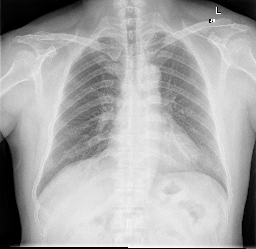
#> input picture src/web/sample_images/CHNCXR_0001_0.png, 256 x 249 px, found by its file name
$ python generate_architecture_diagram.py
#> lines starting #> are read from the running program, lines starting #| are printed output that depends on the picture
"""
scripts/generate_architecture_diagram.py
-----------------------------------------
Generates the publication-grade IEEE System Architecture Diagram for Fed-SSL-TB.
Accurately depicts:
  1. Hospital Clients (N=10) with CXR patches, 80% masking, ViT-Tiny MAE, and DP-SGD.
  2. Central Federated Server with FedAvg aggregation, differential privacy, and global broadcast.
  3. Few-Shot Prototypical Metric Adaptation at edge clinics with K=20 support and peak 84.97% AUC.
"""

import shutil
import matplotlib.pyplot as plt
from matplotlib.patches import FancyBboxPatch
from matplotlib.offsetbox import OffsetImage, AnnotationBbox
from PIL import Image
from pathlib import Path
import numpy as np

OUTPUT_DIR = Path("paper_assets/figures")
OUTPUT_DIR.mkdir(parents=True, exist_ok=True)
ARTIFACT_DIR = Path(r"C:\Users\kiran\.gemini\antigravity-ide\brain\70966951-cea3-465c-869b-a6f9d00b1ac5")

def generate_system_architecture():
    print("[Generating] Fed-SSL-TB High-Resolution System Architecture Diagram...")
    fig = plt.figure(figsize=(16, 11.2), dpi=300)
    ax = fig.add_subplot(111)
    ax.set_xlim(0, 100)
    ax.set_ylim(0, 100)
    ax.axis('off')

    # Load real CXR thumbnail
    cxr_path = Path("data/raw/Shenzhen/images/images/CHNCXR_0001_0.png")
    cxr_img = None
    if cxr_path.exists():
        try:
            cxr_raw = Image.open(cxr_path).convert("L")
            cxr_raw.thumbnail((120, 120))
#> cxr_raw: PIL image 120x117 L
            cxr_img = np.array(cxr_raw)
        except Exception as e:
            print("CXR thumbnail notice:", e)

    # =========================================================================
    # 1. TOP TIER: STAGE 2 - FEW-SHOT PROTOTYPICAL ADAPTATION (EDGE CLINICS)
    # =========================================================================
    stage2_bg = FancyBboxPatch((2, 70), 96, 28, boxstyle="round,pad=0.6,rounding_size=1.0",
                               facecolor='#f8fafc', edgecolor='#b91c1c', linewidth=2.0)
    ax.add_patch(stage2_bg)

    # Title & Subtitle
    ax.text(4, 95.5, "STAGE 2: Low-Resource Prototypical TB Metric Adaptation (Edge Clinical Deployment)",
            fontsize=12.5, fontweight='bold', color='#991b1b')
    ax.text(4, 93.2, "Zero-Backpropagation Diagnostic Triage with Extreme Label Scarcity (K = 20 Reference Scans per Class)",
            fontsize=9.0, fontstyle='italic', color='#475569')

    # Box 2A: Reference Support Set
    supp_box = FancyBboxPatch((4, 72.5), 27, 18.5, boxstyle="round,pad=0.4",
                              facecolor='#ffffff', edgecolor='#ea580c', linewidth=1.4)
    ax.add_patch(supp_box)
    ax.text(17.5, 88.5, "Reference Support Cohort (K-Shot)", ha='center', fontsize=9.5, fontweight='bold', color='#9a3412')
    ax.text(17.5, 86.3, "Shenzhen Hospital (Confirmed Ground Truth)", ha='center', fontsize=7.8, color='#64748b')

    norm_chip = FancyBboxPatch((5.5, 80), 24, 5.0, boxstyle="round,pad=0.3",
                               facecolor='#f0fdf4', edgecolor='#86efac', linewidth=1.0)
    ax.add_patch(norm_chip)
    ax.text(17.5, 83.2, "Normal Reference: K = 20 Scans", ha='center', fontsize=8.2, fontweight='bold', color='#166534')
    ax.text(17.5, 81.3, "Confirmed healthy chest radiographs", ha='center', fontsize=7.2, color='#15803d')

    tb_chip = FancyBboxPatch((5.5, 73.8), 24, 5.0, boxstyle="round,pad=0.3",
                             facecolor='#fef2f2', edgecolor='#fca5a5', linewidth=1.0)
    ax.add_patch(tb_chip)
    ax.text(17.5, 77.0, "TB Positive Reference: K = 20 Scans", ha='center', fontsize=8.2, fontweight='bold', color='#991b1b')
    ax.text(17.5, 75.1, "Microbiologically confirmed pulmonary TB", ha='center', fontsize=7.2, color='#b91c1c')

    # Arrow 2A -> 2B
    ax.annotate('', xy=(34.5, 81.7), xytext=(31.5, 81.7),
                arrowprops=dict(arrowstyle="-|>", lw=2, color='#ea580c'))

    # Box 2B: Frozen Feature Space & Prototypes
    proto_box = FancyBboxPatch((35, 72.5), 31, 18.5, boxstyle="round,pad=0.4",
                               facecolor='#ffffff', edgecolor='#0284c7', linewidth=1.4)
    ax.add_patch(proto_box)
    ax.text(50.5, 88.5, "Frozen Metric Space & Prototypes", ha='center', fontsize=9.5, fontweight='bold', color='#0369a1')
    ax.text(50.5, 86.3, "Zero Backpropagation / 2-Layer Head (192 -> 128)", ha='center', fontsize=7.8, color='#64748b')

    enc_chip = FancyBboxPatch((36.5, 80), 28, 5.0, boxstyle="round,pad=0.3",
                              facecolor='#f0f9ff', edgecolor='#7dd3fc', linewidth=1.0)
    ax.add_patch(enc_chip)
    ax.text(50.5, 83.2, "Frozen Global Encoder (f_theta*)", ha='center', fontsize=8.2, fontweight='bold', color='#0369a1')
    ax.text(50.5, 81.3, "Extracts 192-dim latent vector: z = f_theta*(x)", ha='center', fontsize=7.2, color='#0284c7')

    proto_chip = FancyBboxPatch((36.5, 73.8), 28, 5.0, boxstyle="round,pad=0.3",
                                facecolor='#e0f2fe', edgecolor='#38bdf8', linewidth=1.0)
    ax.add_patch(proto_chip)
    ax.text(50.5, 77.0, "Class Prototype Centroids (c_0, c_1)", ha='center', fontsize=8.2, fontweight='bold', color='#075985')
    ax.text(50.5, 75.1, "c_c = (1/K) sum z_i (Angular separation: 52 deg)", ha='center', fontsize=7.2, color='#0369a1')

    # Arrow 2B -> 2C
    ax.annotate('', xy=(69.5, 81.7), xytext=(66.5, 81.7),
                arrowprops=dict(arrowstyle="-|>", lw=2, color='#0284c7'))

    # Box 2C: Clinical Query Triage & Benchmarks
    eval_box = FancyBboxPatch((70, 72.5), 26, 18.5, boxstyle="round,pad=0.4",
                              facecolor='#ffffff', edgecolor='#059669', linewidth=1.4)
    ax.add_patch(eval_box)
    ax.text(83, 88.5, "Query Classification & Triage", ha='center', fontsize=9.5, fontweight='bold', color='#065f46')
    ax.text(83, 86.3, "Scaled Cosine Metric Softmax (tau = 10.0)", ha='center', fontsize=7.8, color='#64748b')

    bench_chip = FancyBboxPatch((71.5, 80), 23, 5.0, boxstyle="round,pad=0.3",
                                facecolor='#ecfdf5', edgecolor='#6ee7b7', linewidth=1.0)
    ax.add_patch(bench_chip)
    ax.text(83, 83.2, "Peak Shenzhen In-Domain Benchmark", ha='center', fontsize=8.0, fontweight='bold', color='#065f46')
    ax.text(83, 81.3, "ROC-AUC: 84.97% | Acc: 80.29% | Spec: 84.39%", ha='center', fontsize=7.0, color='#047857')

    stress_chip = FancyBboxPatch((71.5, 73.8), 23, 5.0, boxstyle="round,pad=0.3",
                                 facecolor='#fef3c7', edgecolor='#fcd34d', linewidth=1.0)
    ax.add_patch(stress_chip)
    ax.text(83, 77.0, "Montgomery Cross-Site Stress Test", ha='center', fontsize=8.0, fontweight='bold', color='#92400e')
    ax.text(83, 75.1, "Preserves 60.34% recall (ImageNet drops to 27%)", ha='center', fontsize=7.0, color='#b45309')

    # =========================================================================
    # 2. MIDDLE TIER: CENTRAL FEDERATED SERVER
    # =========================================================================
    # Transfer Banner between Stage 2 and Server
    ax.annotate('', xy=(50, 70), xytext=(50, 65.5),
                arrowprops=dict(arrowstyle="-|>", lw=2.4, color='#b91c1c'))
    ax.text(50, 67.8, "Transfer Pretrained Global Encoder Weights theta* to Edge Clinics (Zero Backpropagation)",
            ha='center', va='center', fontsize=8.4, fontweight='bold', color='#991b1b',
            bbox=dict(boxstyle="round,pad=0.3", facecolor='#fef2f2', edgecolor='#fca5a5', lw=1.0))

    server_bg = FancyBboxPatch((22, 45), 56, 19.5, boxstyle="round,pad=0.6,rounding_size=1.0",
                               facecolor='#f5f3ff', edgecolor='#6d28d9', linewidth=2.0)
    ax.add_patch(server_bg)

    ax.text(50, 62.0, "CENTRAL FEDERATED SERVER (Decentralized Aggregation)",
            ha='center', fontsize=11.5, fontweight='bold', color='#5b21b6')
    ax.text(50, 59.8, "Decentralized Coordination across 10 Hospital Silos (100 Federated Rounds Completed)",
            ha='center', fontsize=8.4, color='#6b21a8')

    # Server inner modules
    s1_box = FancyBboxPatch((24, 46.5), 25, 11.5, boxstyle="round,pad=0.3",
                            facecolor='#ffffff', edgecolor='#c4b5fd', linewidth=1.2)
    ax.add_patch(s1_box)
    ax.text(36.5, 55.5, "Parameter Aggregation (FedAvg)", ha='center', fontsize=8.8, fontweight='bold', color='#4c1d95')
    ax.text(36.5, 53.0, "w^(t+1) = sum_(k=1)^10 (n_k / N) w_k^(t+1)", ha='center', fontsize=7.6, color='#5b21b6')
    ax.text(36.5, 50.8, "Client-weighted parameter averaging", ha='center', fontsize=7.2, color='#64748b')
    ax.text(36.5, 48.6, "Convergence: loss 0.658 -> 0.1349", ha='center', fontsize=7.2, color='#059669', fontweight='bold')

    s2_box = FancyBboxPatch((51, 46.5), 25, 11.5, boxstyle="round,pad=0.3",
                            facecolor='#ffffff', edgecolor='#c4b5fd', linewidth=1.2)
    ax.add_patch(s2_box)
    ax.text(63.5, 55.5, "Differential Privacy & Security", ha='center', fontsize=8.8, fontweight='bold', color='#4c1d95')
    ax.text(63.5, 53.0, "Zero Raw Radiograph Sharing", ha='center', fontsize=7.6, color='#b91c1c', fontweight='bold')
    ax.text(63.5, 50.8, "DP-SGD: Clipping C=1.0, Noise sigma=1.1", ha='center', fontsize=7.2, color='#5b21b6')
    ax.text(63.5, 48.6, "HIPAA & GDPR Compliant Security", ha='center', fontsize=7.2, color='#64748b')

    # =========================================================================
    # 3. INTER-TIER ARROWS (HOSPITALS <-> SERVER)
    # =========================================================================
    # Hospital 1 to Server
    ax.annotate('', xy=(27, 45), xytext=(15, 36.5),
                arrowprops=dict(arrowstyle="-|>", lw=1.8, color='#7c3aed'))
    ax.text(18.5, 42.0, "Local Updates", fontsize=7.5, fontweight='bold', color='#7c3aed',
            bbox=dict(boxstyle="round,pad=0.15", facecolor='#ffffff', edgecolor='none'))

    ax.annotate('', xy=(17.5, 36.5), xytext=(29.5, 45),
                arrowprops=dict(arrowstyle="-|>", lw=1.8, color='#059669'))
    ax.text(26.0, 39.5, "Global Parameters", fontsize=7.5, fontweight='bold', color='#059669',
            bbox=dict(boxstyle="round,pad=0.15", facecolor='#ffffff', edgecolor='none'))

    # Hospital 2 to Server
    ax.annotate('', xy=(47.5, 45), xytext=(47.5, 36.5),
                arrowprops=dict(arrowstyle="-|>", lw=1.8, color='#7c3aed'))
    ax.text(44.0, 40.8, "Local Updates", fontsize=7.5, fontweight='bold', color='#7c3aed', rotation=90,
            bbox=dict(boxstyle="round,pad=0.15", facecolor='#ffffff', edgecolor='none'))

    ax.annotate('', xy=(52.5, 36.5), xytext=(52.5, 45),
                arrowprops=dict(arrowstyle="-|>", lw=1.8, color='#059669'))
    ax.text(56.0, 40.8, "Global Parameters", fontsize=7.5, fontweight='bold', color='#059669', rotation=90,
            bbox=dict(boxstyle="round,pad=0.15", facecolor='#ffffff', edgecolor='none'))

    # Hospital 10 to Server
    ax.annotate('', xy=(73, 45), xytext=(85, 36.5),
                arrowprops=dict(arrowstyle="-|>", lw=1.8, color='#7c3aed'))
    ax.text(81.5, 42.0, "Local Updates", fontsize=7.5, fontweight='bold', color='#7c3aed',
            bbox=dict(boxstyle="round,pad=0.15", facecolor='#ffffff', edgecolor='none'))

    ax.annotate('', xy=(82.5, 36.5), xytext=(70.5, 45),
                arrowprops=dict(arrowstyle="-|>", lw=1.8, color='#059669'))
    ax.text(74.0, 39.5, "Global Parameters", fontsize=7.5, fontweight='bold', color='#059669',
            bbox=dict(boxstyle="round,pad=0.15", facecolor='#ffffff', edgecolor='none'))

    # =========================================================================
    # 4. BOTTOM TIER: 10 DECENTRALIZED HOSPITAL CLIENT SILOS (STAGE 1)
    # =========================================================================
    stage1_bg = FancyBboxPatch((2, 1.5), 96, 35.0, boxstyle="round,pad=0.6,rounding_size=1.0",
                               facecolor='#f8fafc', edgecolor='#0369a1', linewidth=2.0)
    ax.add_patch(stage1_bg)

    ax.text(4, 34.2, "STAGE 1: Decentralized Federated Self-Supervised Pre-Training (MAE on ViT-Tiny across Unlabeled Radiographs)",
            fontsize=11.5, fontweight='bold', color='#0369a1')
    ax.text(4, 32.2, "Decentralized Silos with Non-IID Dirichlet Skew (No Raw Patient Radiographs Leave Hospital Firewalls)",
            fontsize=8.5, fontstyle='italic', color='#64748b')

    # Hospital Silo 1
    h1_box = FancyBboxPatch((4, 3.5), 28, 27.0, boxstyle="round,pad=0.4",
                            facecolor='#ffffff', edgecolor='#0284c7', linewidth=1.3)
    ax.add_patch(h1_box)
    ax.text(18, 28.0, "Hospital Client 1 (NIH Silo)", ha='center', fontsize=9.2, fontweight='bold', color='#0369a1')
    ax.text(18, 26.2, "Unlabeled Radiographs (n = 12,286)", ha='center', fontsize=7.6, color='#64748b')

    if cxr_img is not None:
        imagebox = OffsetImage(cxr_img, zoom=0.34, cmap='gray')
        ab = AnnotationBbox(imagebox, (8.5, 19.8), frameon=True, pad=0.1,
                            bboxprops=dict(edgecolor='#cbd5e1', lw=0.8))
        ax.add_artist(ab)
        ax.text(8.5, 14.5, "Raw X-Ray\n(Local)", ha='center', fontsize=6.8, color='#475569')

    mae1_box = FancyBboxPatch((13.8, 14.8), 16.8, 10.2, boxstyle="round,pad=0.25",
                              facecolor='#f0fdf4', edgecolor='#86efac', linewidth=1.0)
    ax.add_patch(mae1_box)
    ax.text(22.2, 23.0, "MAE Pre-Training", ha='center', fontsize=7.8, fontweight='bold', color='#166534')
    ax.text(22.2, 21.2, "• 80% Patch Mask (16x16)", ha='center', fontsize=6.8, color='#15803d')
    ax.text(22.2, 19.6, "• ViT-Tiny Encoder (192-d)", ha='center', fontsize=6.8, color='#15803d')
    ax.text(22.2, 18.0, "• Decoder (4 blk, 128-d)", ha='center', fontsize=6.8, color='#15803d')
    ax.text(22.2, 16.4, "• Reconstruction Loss", ha='center', fontsize=6.8, color='#15803d')

    dp1_box = FancyBboxPatch((5.5, 5.0), 25, 7.8, boxstyle="round,pad=0.25",
                             facecolor='#f5f3ff', edgecolor='#c4b5fd', linewidth=1.0)
    ax.add_patch(dp1_box)
    ax.text(18, 10.8, "Differential Privacy (DP-SGD)", ha='center', fontsize=7.6, fontweight='bold', color='#5b21b6')
    ax.text(18, 9.0, "Clip C=1.0, Noise sigma=1.1, RDP State", ha='center', fontsize=6.8, color='#6b21a8')
    ax.text(18, 7.3, "Strict Privacy Boundary", ha='center', fontsize=6.8, color='#15803d', fontweight='bold')

    # Hospital Silo 2
    h2_box = FancyBboxPatch((36, 3.5), 28, 27.0, boxstyle="round,pad=0.4",
                            facecolor='#ffffff', edgecolor='#0284c7', linewidth=1.3)
    ax.add_patch(h2_box)
    ax.text(50, 28.0, "Hospital Client 2 (NIH Silo)", ha='center', fontsize=9.2, fontweight='bold', color='#0369a1')
    ax.text(50, 26.2, "Unlabeled Radiographs (n = 7,738)", ha='center', fontsize=7.6, color='#64748b')

    if cxr_img is not None:
        imagebox2 = OffsetImage(cxr_img, zoom=0.34, cmap='gray')
        ab2 = AnnotationBbox(imagebox2, (40.5, 19.8), frameon=True, pad=0.1,
                             bboxprops=dict(edgecolor='#cbd5e1', lw=0.8))
        ax.add_artist(ab2)
        ax.text(40.5, 14.5, "Raw X-Ray\n(Local)", ha='center', fontsize=6.8, color='#475569')

    mae2_box = FancyBboxPatch((45.8, 14.8), 16.8, 10.2, boxstyle="round,pad=0.25",
                              facecolor='#f0fdf4', edgecolor='#86efac', linewidth=1.0)
    ax.add_patch(mae2_box)
    ax.text(54.2, 23.0, "MAE Pre-Training", ha='center', fontsize=7.8, fontweight='bold', color='#166534')
    ax.text(54.2, 21.2, "• 80% Patch Mask (16x16)", ha='center', fontsize=6.8, color='#15803d')
    ax.text(54.2, 19.6, "• ViT-Tiny Encoder (192-d)", ha='center', fontsize=6.8, color='#15803d')
    ax.text(54.2, 18.0, "• Decoder (4 blk, 128-d)", ha='center', fontsize=6.8, color='#15803d')
    ax.text(54.2, 16.4, "• Reconstruction Loss", ha='center', fontsize=6.8, color='#15803d')

    dp2_box = FancyBboxPatch((37.5, 5.0), 25, 7.8, boxstyle="round,pad=0.25",
                             facecolor='#f5f3ff', edgecolor='#c4b5fd', linewidth=1.0)
    ax.add_patch(dp2_box)
    ax.text(50, 10.8, "Differential Privacy (DP-SGD)", ha='center', fontsize=7.6, fontweight='bold', color='#5b21b6')
    ax.text(50, 9.0, "Clip C=1.0, Noise sigma=1.1, RDP State", ha='center', fontsize=6.8, color='#6b21a8')
    ax.text(50, 7.3, "Strict Privacy Boundary", ha='center', fontsize=6.8, color='#15803d', fontweight='bold')

    # Hospital Silo 10
    h10_box = FancyBboxPatch((68, 3.5), 28, 27.0, boxstyle="round,pad=0.4",
                             facecolor='#ffffff', edgecolor='#0284c7', linewidth=1.3)
    ax.add_patch(h10_box)
    ax.text(82, 28.0, "Hospital Client 10 (NIH Silo)", ha='center', fontsize=9.2, fontweight='bold', color='#0369a1')
    ax.text(82, 26.2, "Non-IID Dirichlet Skew: alpha = 1.0 (n = 308)", ha='center', fontsize=7.6, color='#64748b')

    if cxr_img is not None:
        imagebox10 = OffsetImage(cxr_img, zoom=0.34, cmap='gray')
        ab10 = AnnotationBbox(imagebox10, (72.5, 19.8), frameon=True, pad=0.1,
                              bboxprops=dict(edgecolor='#cbd5e1', lw=0.8))
        ax.add_artist(ab10)
        ax.text(72.5, 14.5, "Raw X-Ray\n(Local)", ha='center', fontsize=6.8, color='#475569')

    mae10_box = FancyBboxPatch((77.8, 14.8), 16.8, 10.2, boxstyle="round,pad=0.25",
                               facecolor='#f0fdf4', edgecolor='#86efac', linewidth=1.0)
    ax.add_patch(mae10_box)
    ax.text(86.2, 23.0, "MAE Pre-Training", ha='center', fontsize=7.8, fontweight='bold', color='#166534')
    ax.text(86.2, 21.2, "• 80% Patch Mask (16x16)", ha='center', fontsize=6.8, color='#15803d')
    ax.text(86.2, 19.6, "• ViT-Tiny Encoder (192-d)", ha='center', fontsize=6.8, color='#15803d')
    ax.text(86.2, 18.0, "• Decoder (4 blk, 128-d)", ha='center', fontsize=6.8, color='#15803d')
    ax.text(86.2, 16.4, "• Reconstruction Loss", ha='center', fontsize=6.8, color='#15803d')

    dp10_box = FancyBboxPatch((69.5, 5.0), 25, 7.8, boxstyle="round,pad=0.25",
                              facecolor='#f5f3ff', edgecolor='#c4b5fd', linewidth=1.0)
    ax.add_patch(dp10_box)
    ax.text(82, 10.8, "Differential Privacy (DP-SGD)", ha='center', fontsize=7.6, fontweight='bold', color='#5b21b6')
    ax.text(82, 9.0, "Clip C=1.0, Noise sigma=1.1, RDP State", ha='center', fontsize=6.8, color='#6b21a8')
    ax.text(82, 7.3, "Strict Privacy Boundary", ha='center', fontsize=6.8, color='#15803d', fontweight='bold')

    # Ellipsis dots between Hospital 2 and 10
    ax.text(66.0, 17.0, "• • •", ha='center', va='center', fontsize=18, fontweight='bold', color='#94a3b8')

    # Save high-resolution outputs
    plt.tight_layout()
    png_path = OUTPUT_DIR / "fedssl_tb_system_architecture.png"
    pdf_path = OUTPUT_DIR / "fedssl_tb_system_architecture.pdf"
    plt.savefig(png_path, dpi=300)
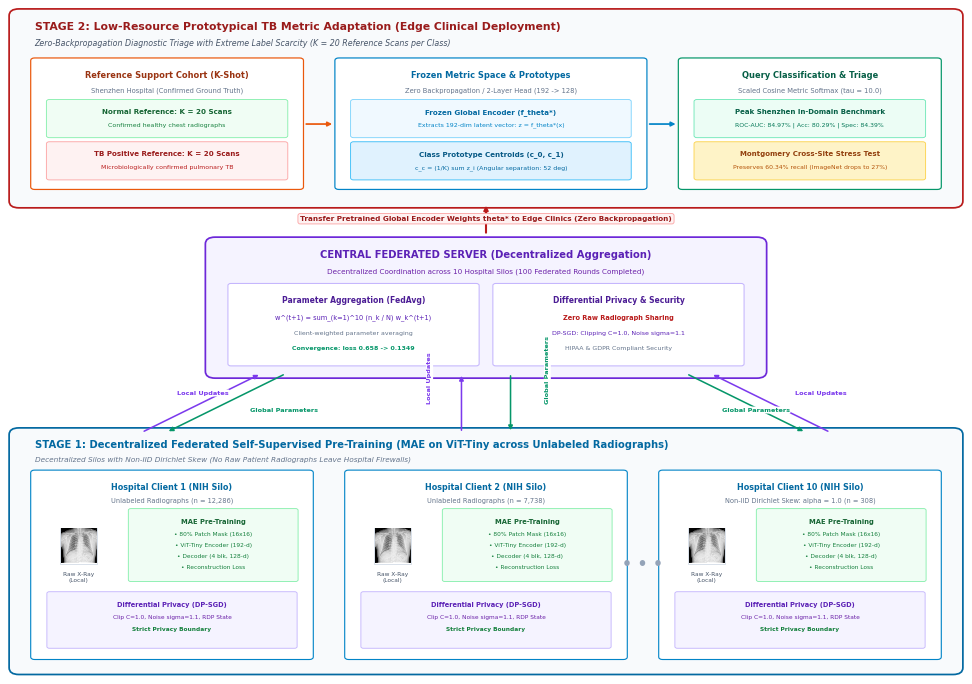
#> figure drawn by matplotlib, 1 panel
    plt.savefig(pdf_path)
    plt.close()

    # Copy to artifact directory for UI display
    try:
        shutil.copy(png_path, ARTIFACT_DIR / "fedssl_tb_system_architecture.png")
    except Exception as e:
        print("Artifact copy notice:", e)

    print(f"  [SUCCESS] Saved 300 DPI architecture diagram to:\n    - {png_path}\n    - {pdf_path}")

if __name__ == "__main__":
    generate_system_architecture()

$ run again, with src/web/sample_images/CHNCXR_0327_1.png copied over src/web/sample_images/CHNCXR_0001_0.png
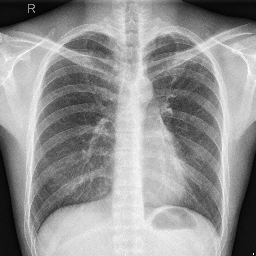
#> input picture src/web/sample_images/CHNCXR_0327_1.png, 256 x 256 px, found by its file name
#> in generate_system_architecture, `cxr_raw.thumbnail((120, 120))`:
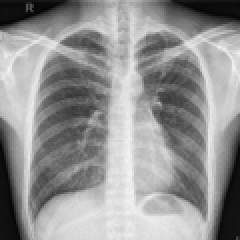
#> cxr_raw: PIL image 120x120 L (shown 2 times larger); min 1, max 243, mean 147.5
